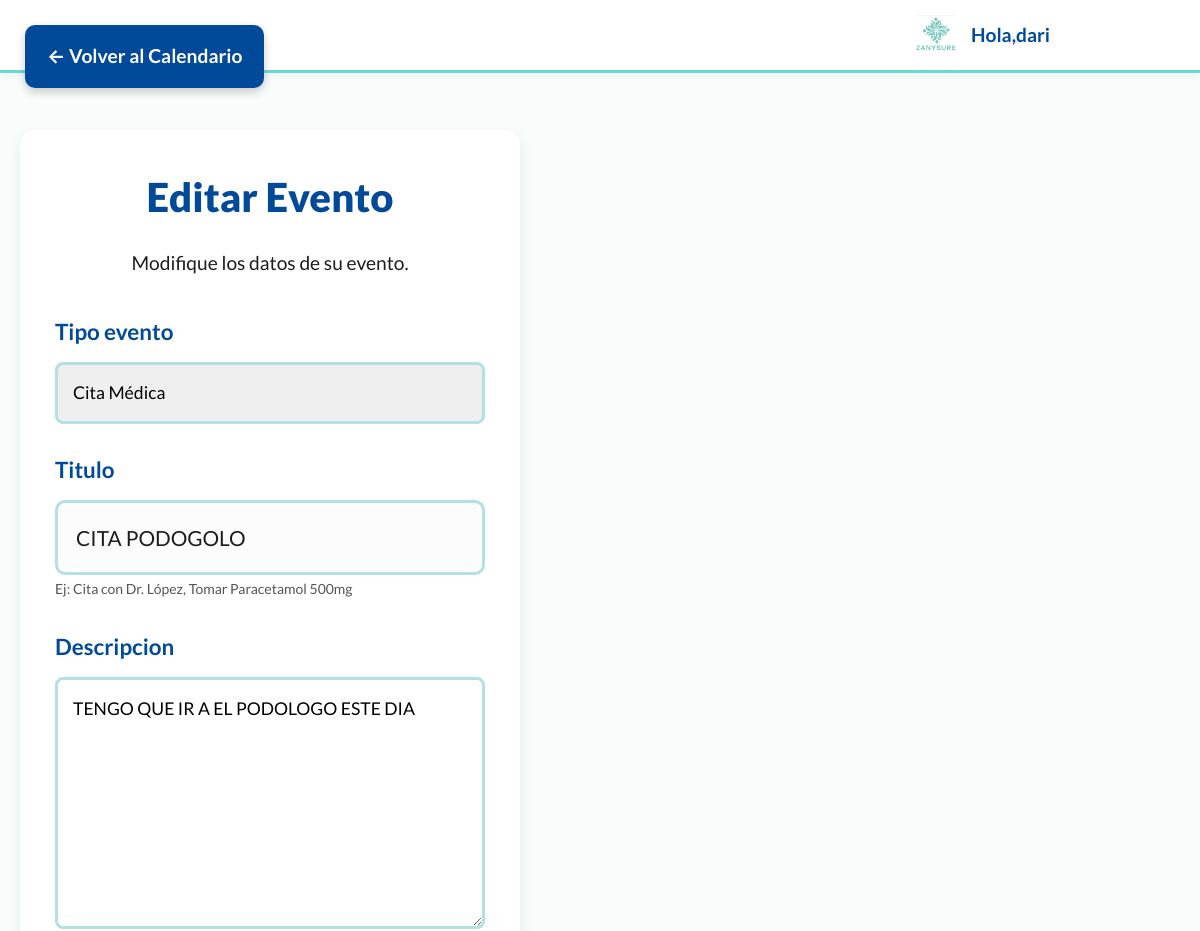
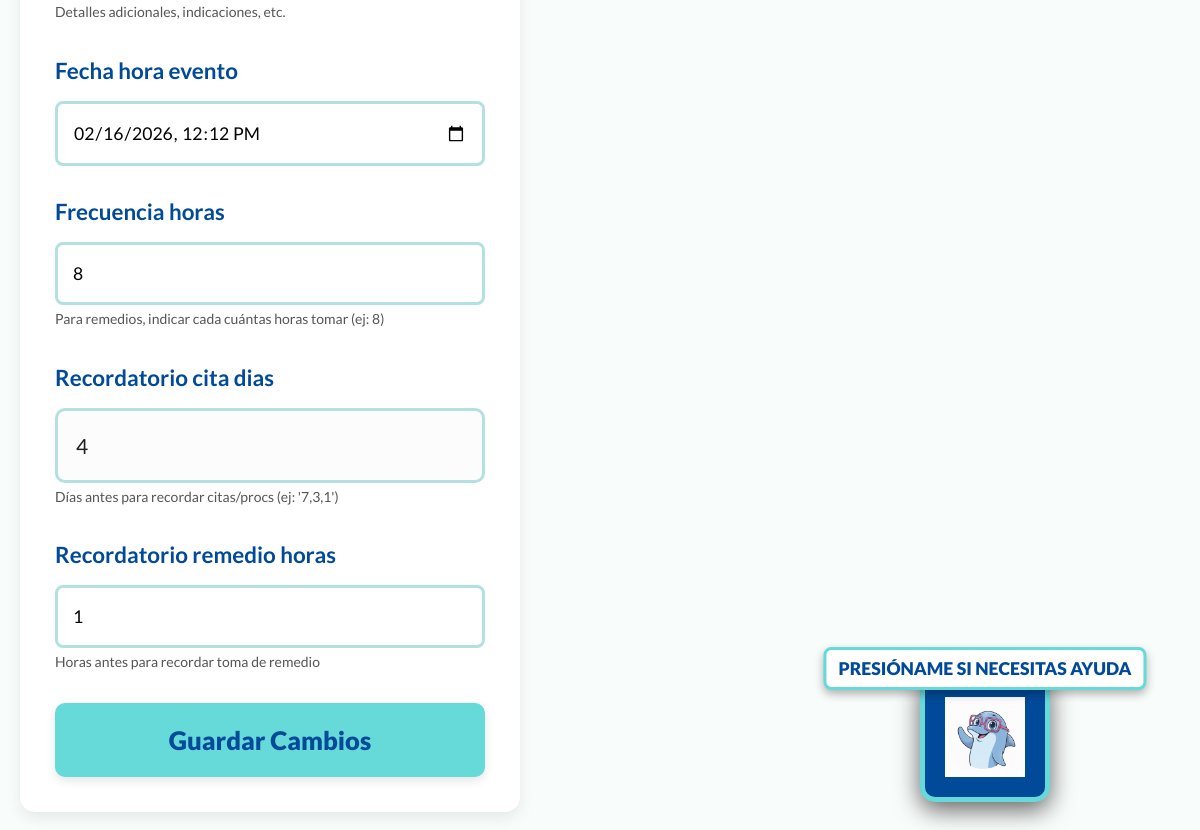
The app's page /calendario/editar/12/ (signed in) with its own data (2 pictures, top to bottom).
### calendario/models.py (models this page shows, shortened)
class EventoMedico(models.Model):
    TIPO_EVENTO_CHOICES = [
        ('cita', 'Cita Médica'),
        ('remedio', 'Toma de Remedio'),
        ('procedimiento', 'Procedimiento Médico'),
        ('otro', 'Otro'),
    ]
    usuario = models.ForeignKey(User, on_delete=models.CASCADE, related_name='eventos_medicos')
    tipo_evento = models.CharField(max_length=20, choices=TIPO_EVENTO_CHOICES)
    titulo = models.CharField(max_length=200, help_text="Ej: Cita con Dr. López, Tomar Paracetamol 500mg")
    descripcion = models.TextField(blank=True, null=True, help_text="Detalles adicionales, indicaciones, etc.")
    fecha_hora_evento = models.DateTimeField(help_text="Fecha y hora del evento médico.")
    frecuencia_horas = models.PositiveIntegerField(blank=True, null=True, help_text="Para remedios, indicar cada cuántas horas tomar (ej: 8)")
    recordatorio_cita_dias = models.CharField(max_length=50, blank=True, help_text="Días antes para recordar citas/procs (ej: '7,3,1')")
    recordatorio_remedio_horas = models.PositiveIntegerField(default=1, help_text="Horas antes para recordar toma de remedio")
    ultimo_recordatorio_enviado = models.DateTimeField(blank=True, null=True, editable=False)
    creado_en = models.DateTimeField(auto_now_add=True)
    actualizado_en = models.DateTimeField(auto_now=True)
    completado = models.BooleanField(default=False, help_text="Marcar si el evento fue completado por el usuario")
    class Meta:
        ordering = ['fecha_hora_evento']
        verbose_name = "Evento Médico"
        verbose_name_plural = "Eventos Médicos"

### calendario/views.py (the view)
@login_required
def editar_evento_view(request, evento_id):
    evento = get_object_or_404(EventoMedico, id=evento_id, usuario=request.user)
    if request.method == 'POST':
        form = EventoForm(request.POST, instance=evento)
        if form.is_valid():
            form.save()
            messages.success(request, f'¡Evento "{evento.titulo}" actualizado!')
            return redirect('calendario')
        else:
            messages.error(request, 'Error al actualizar. Revise los campos.')
    else:
        form = EventoForm(instance=evento)
    context = {
        'form': form,
        'evento': evento,
    }
    return render(request, 'calendario/editar_evento.html', context)

### calendario/templates/calendario/editar_evento.html (shortened to what this page needs)
{% load static %}
<!DOCTYPE html>
<html lang="es">
<head>
    <link rel="stylesheet" href="{% static 'css/style.css' %}">
</head>
<body class="sub-page"> <a href="{% url 'calendario' %}" class="btn-volver-flotante">
        &larr; Volver al Calendario
    </a>
    <header class="menu-header">
        <div class="header-contenido">
            <div class="saludo-usuario">
                <img src="{% static 'img/logo.png' %}" alt="Logo Sanyzure" class="logo-header">
                Hola, <strong>{{ request.user.first_name|default:request.user.username }}</strong>
            </div>
        </div>
    </header>
    <main class="login-container" style="margin-top: 30px;">
        <h1 class="titulo-principal">Editar Evento</h1>
        <p class="instruccion">Modifique los datos de su evento.</p>
        <form method="post" class="modal-form">
            {% for field in form %}
            <div class="campo-form">
                <label for="{{ field.id_for_label }}">{{ field.label }}</label>
                {{ field }}
                {% if field.help_text %}
                    <small style="color: #555;">{{ field.help_text }}</small>
                {% endif %}
            </div>
            {% endfor %}
            <button type="submit" class="btn btn-ingresar">
                Guardar Cambios
            </button>
        </form>
    </main>
    <a href="{% url 'tami' %}" class="btn-tami-flotante" title="Hablar con Tami">
        <span class="tami-flotante-text">Presióname si necesitas ayuda</span>
        <img src="{% static 'img/tami-mascota.png' %}" alt="Tami, tu asistente">
    </a>
</body>
</html>

### records on screen
EventoMedico: form "Cita Médica" "CITA PODOGOLO" "TENGO QUE IR A EL PODOLOGO ESTE DIA" "02/16/2026 12:12" "8" "4" "1"

### other values on screen
{{ request.user.first_name|default:request.user.username }} "dari"
{{ field.label }} "Tipo evento" "Titulo" "Descripcion" "Fecha hora evento" "Frecuencia horas" "Recordatorio cita dias" "Recordatorio remedio horas"
{{ field.help_text }} "Ej: Cita con Dr. López, Tomar Paracetamol 500mg" "Detalles adicionales, indicaciones, etc." "Para remedios, indicar cada cuántas horas tomar (ej: 8)" "Días antes para recordar citas/procs (ej: '7,3,1')" "Horas antes para recordar toma de remedio"
